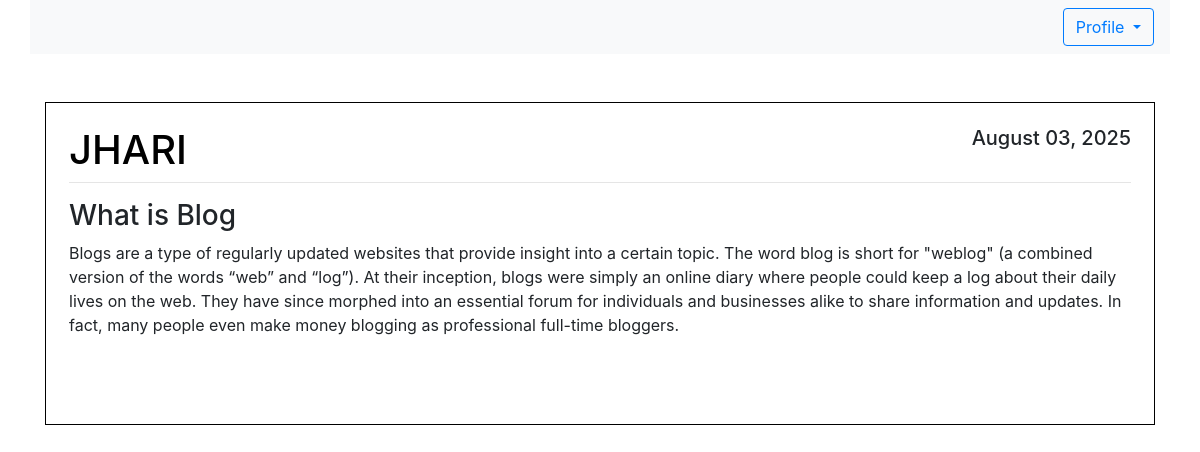
/home/, run on the app's committed database.
### blog/models.py (models this page shows, shortened)
class Post(models.Model):
    title = models.CharField(max_length=200)
    content = models.TextField()
    date_posted = models.DateTimeField(default=timezone.now)
    author = models.ForeignKey(User,on_delete=models.CASCADE)

### blog/views.py (the view)
# urls.py: path('home/', views.home, name='home-page'),
def home(request):
    context = {'posts':Post.objects.all()}
    return render(request,'blog/home.html',context)

### blog/templates/blog/home.html (shortened to what this page needs)
{% extends 'blog/base.html' %}
{% block content %}
{% load static %}
<div class="container custom-container">
    <nav class="navbar navbar-expand-lg navbar-light bg-light w-100" >
        <div class="collapse navbar-collapse" id="navbarSupportedContent">
            <form class="form-inline my-2 my-lg-0">
                <div class="dropdown">
                    <button class="btn btn-outline-primary dropdown-toggle" type="button" id="dropdownMenuButton" data-toggle="dropdown" aria-haspopup="true" aria-expanded="false">
                      Profile
                    </button>
                  </div>
            </form>
        </div>
    </nav>
    <br><br>
    <div class="container custom-container" style="max-width: 1350px; ">
        {% for post in posts %}
        <article class="media content-section">
            <div class="media-body" style="border: 1px solid black; padding: 23px; margin-bottom: 10px;">
                <div class="article-metadata">
                    <h1 class="text-uppercase" style="text-align:left;float:left; color: #000000;">{{ post.author }}</h1>
                    <h5 style="text-align:right;float:right;">{{ post.date_posted|date:"F d, Y" }}</h5>
                    <hr style="clear:both;" />
                </div>
                <h3>{{ post.title }}</h3>
                <p class="article-content">{{ post.content }}</p>
                <br><br>
            </div>
        </article>
        {% endfor %}
    </div>
</div>
{% endblock %}

### blog/templates/blog/base.html (shortened to what this page needs)
{% load static %}
<!DOCTYPE html>
<html lang="en">
<head>
    <link rel="stylesheet" href="https://cdn.jsdelivr.net/npm/bootstrap@4.0.0/dist/css/bootstrap.min.css"
>
</head>
<body>
    <div class="container custom-container">
        {% block content %}{% endblock %}
    </div>
</body>
</html>

### blog/templates/blog/base.html (style rules this page uses)
.custom-container { max-width: 1450px; }

### data on the page
Post: author "JHARI", date_posted "August 03, 2025", title "What is Blog", content "Blogs are a type of regularly updated websites that provide insight into a certain topic. The word blog is short for \"weblog\" (a combined version of the words “web” and “log”). At their inception, blogs were simply an online diary where people could keep a log about their daily lives on the web. They have since morphed into an essential forum for individuals and businesses alike to share information and updates. In fact, many people even make money blogging as professional full-time bloggers."
